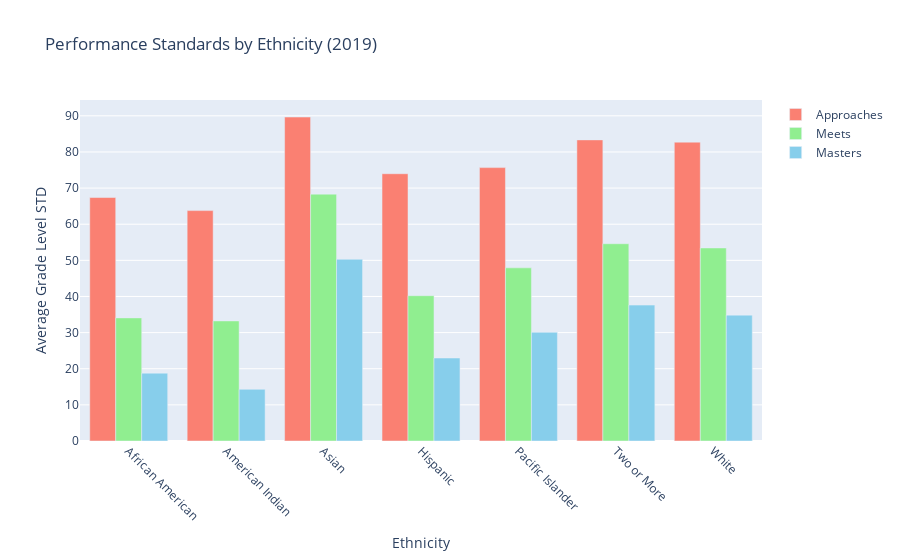

Notebook code cell kept with this figure:
### Code cell
import pandas as pd
import plotly.graph_objs as go
import numpy as np

# Sample data for demonstration
ethicity_df = pd.DataFrame({
    'Ethnicity': ['African American', 'American Indian', 'Asian', 'Hispanic', 'Pacific Islander', 'Two or More', 'White'],
    'Average_Approaches_Grade_Level_STD': [average_value_appaa, average_value_appai, average_value_appa, average_value_apph, average_value_apppi, average_value_app2, average_value_appw],
    'Average_Meets_Grade_Level_STD': [average_value_meaa, average_value_meai, average_value_mea, average_value_meh, average_value_mepi, average_value_me2, average_value_mew],
    'Average_Masters_Grade_Level_STD': [average_value_maaa, average_value_maai, average_value_maa, average_value_mah, average_value_mapi, average_value_ma2, average_value_maw]
})

# Position of bars on x-axis
bar_width = 0.25
r1 = np.arange(len(ethicity_df))
r2 = [x + bar_width for x in r1]
r3 = [x + bar_width for x in r2]

# Creating traces for each category
trace1 = go.Bar(
    x=ethicity_df['Ethnicity'],
    y=ethicity_df['Average_Approaches_Grade_Level_STD'],
    name='Approaches',
    marker=dict(color='salmon')
)
trace2 = go.Bar(
    x=ethicity_df['Ethnicity'],
    y=ethicity_df['Average_Meets_Grade_Level_STD'],
    name='Meets',
    marker=dict(color='lightgreen')
)
trace3 = go.Bar(
    x=ethicity_df['Ethnicity'],
    y=ethicity_df['Average_Masters_Grade_Level_STD'],
    name='Masters',
    marker=dict(color='skyblue')
)

# Combining traces into a data list
data = [trace1, trace2, trace3]

# Setting layout
layout = go.Layout(
    title='Performance Standards by Ethnicity (2019)',
    xaxis=dict(title='Ethnicity', tickvals=r1, ticktext=ethicity_df['Ethnicity'], tickangle=45),
    yaxis=dict(title='Average Grade Level STD'),
    barmode='group'
)

# Creating figure
fig = go.Figure(data=data, layout=layout)

# Displaying the interactive plot
fig.show()

### Figure 1 — Plotly figure (JSON) as saved in the notebook; plotly's stock layout.template omitted (floating-point values rounded to 4 significant figures)
{"data": [{"marker": {"color": "salmon"}, "name": "Approaches", "type": "bar", "x": ["African American", "American Indian", "Asian", "Hispanic", "Pacific Islander", "Two or More", "White"], "y": [67.39, 63.77, 89.66, 73.98, 75.67, 83.34, 82.72]}, {"marker": {"color": "lightgreen"}, "name": "Meets", "type": "bar", "x": ["African American", "American Indian", "Asian", "Hispanic", "Pacific Islander", "Two or More", "White"], "y": [34.07, 33.23, 68.33, 40.22, 47.92, 54.6, 53.43]}, {"marker": {"color": "skyblue"}, "name": "Masters", "type": "bar", "x": ["African American", "American Indian", "Asian", "Hispanic", "Pacific Islander", "Two or More", "White"], "y": [18.78, 14.31, 50.3, 22.97, 30.08, 37.61, 34.84]}], "layout": {"barmode": "group", "title": {"text": "Performance Standards by Ethnicity (2019)"}, "xaxis": {"tickangle": 45, "ticktext": ["African American", "American Indian", "Asian", "Hispanic", "Pacific Islander", "Two or More", "White"], "tickvals": [0, 1, 2, 3, 4, 5, 6], "title": {"text": "Ethnicity"}}, "yaxis": {"title": {"text": "Average Grade Level STD"}}}}
